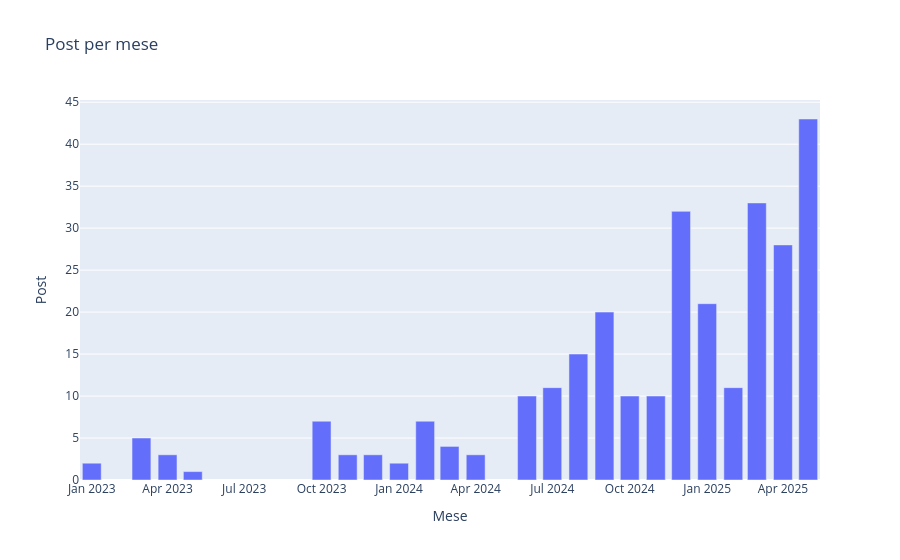
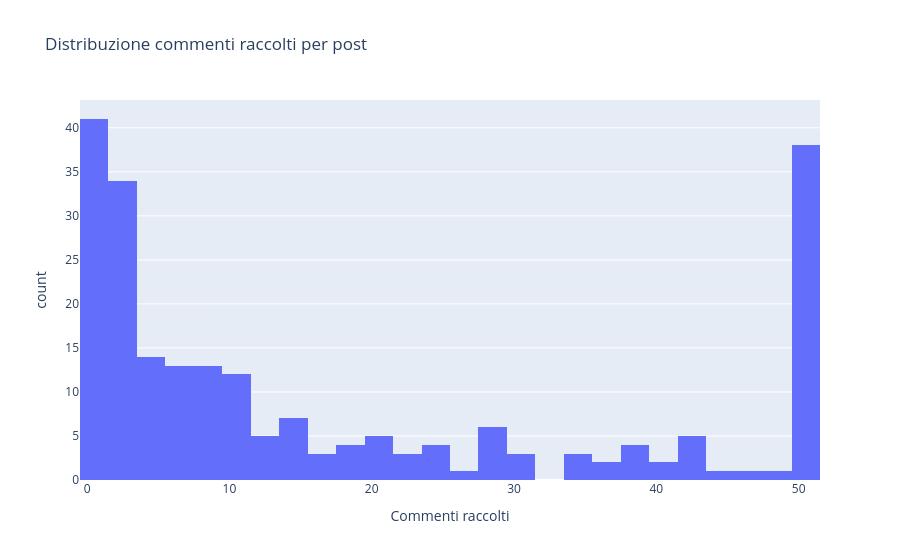

Here is the notebook cell these charts were saved with, in order:
### Markdown cell above
## Statistiche del corpus

### Code cell
import plotly.express as px

print("=" * 50)
print("STATISTICHE CORPUS")
print("=" * 50)
print(f"Post totali              : {len(df_posts)}")
print(f"  - con testo (selftext) : {(df_posts['selftext'] != '').sum()}")
print(f"  - solo link            : {(df_posts['selftext'] == '').sum()}")
print(f"Commenti totali          : {len(df_comments)}")
print(f"Media commenti per post  : {len(df_comments)/len(df_posts):.1f}")

# Post per mese
df_posts["mese"] = df_posts["timestamp"].str[:7]
fig1 = px.bar(df_posts["mese"].value_counts().sort_index().reset_index(),
              x="mese", y="count", title="Post per mese",
              labels={"mese": "Mese", "count": "Post"})
fig1.show()

# Distribuzione commenti per post
commenti_per_post = df_comments.groupby("post_id").size().reset_index(name="n_commenti")
fig2 = px.histogram(commenti_per_post, x="n_commenti", nbins=26,
                    title="Distribuzione commenti raccolti per post",
                    labels={"n_commenti": "Commenti raccolti", "count": "Post"})
fig2.show()

# Top 10 post per score
print("\nTop 10 post per score:")
display(df_posts.nlargest(10, "score")[["title", "score", "num_comments", "timestamp"]])

### Figure 1 — Plotly figure (JSON) as saved in the notebook; plotly's stock layout.template omitted (floating-point values rounded to 4 significant figures)
{"data": [{"hovertemplate": "Mese=%{x}<br>Post=%{y}<extra></extra>", "legendgroup": "", "marker": {"color": "#636efa", "pattern": {"shape": ""}}, "name": "", "orientation": "v", "showlegend": false, "textposition": "auto", "x": ["2023-01", "2023-03", "2023-04", "2023-05", "2023-10", "2023-11", "2023-12", "2024-01", "2024-02", "2024-03", "2024-04", "2024-06", "2024-07", "2024-08", "2024-09", "2024-10", "2024-11", "2024-12", "2025-01", "2025-02", "2025-03", "2025-04", "2025-05"], "xaxis": "x", "y": [2, 5, 3, 1, 7, 3, 3, 2, 7, 4, 3, 10, 11, 15, 20, 10, 10, 32, 21, 11, 33, 28, 43], "yaxis": "y", "type": "bar"}], "layout": {"xaxis": {"anchor": "y", "domain": [0.0, 1.0], "title": {"text": "Mese"}}, "yaxis": {"anchor": "x", "domain": [0.0, 1.0], "title": {"text": "Post"}}, "legend": {"tracegroupgap": 0}, "title": {"text": "Post per mese"}, "barmode": "relative"}}

### Figure 2 — Plotly figure (JSON) as saved in the notebook; plotly's stock layout.template omitted (floating-point values rounded to 4 significant figures; data arrays with more than 128 entries replaced by an {"elided": "..."} marker saying what was removed)
{"data": [{"bingroup": "x", "hovertemplate": "Commenti raccolti=%{x}<br>count=%{y}<extra></extra>", "legendgroup": "", "marker": {"color": "#636efa", "pattern": {"shape": ""}}, "name": "", "nbinsx": 26, "orientation": "v", "showlegend": false, "x": {"elided": "225 int values"}, "xaxis": "x", "yaxis": "y", "type": "histogram"}], "layout": {"xaxis": {"anchor": "y", "domain": [0.0, 1.0], "title": {"text": "Commenti raccolti"}}, "yaxis": {"anchor": "x", "domain": [0.0, 1.0], "title": {"text": "count"}}, "legend": {"tracegroupgap": 0}, "title": {"text": "Distribuzione commenti raccolti per post"}, "barmode": "relative"}}
